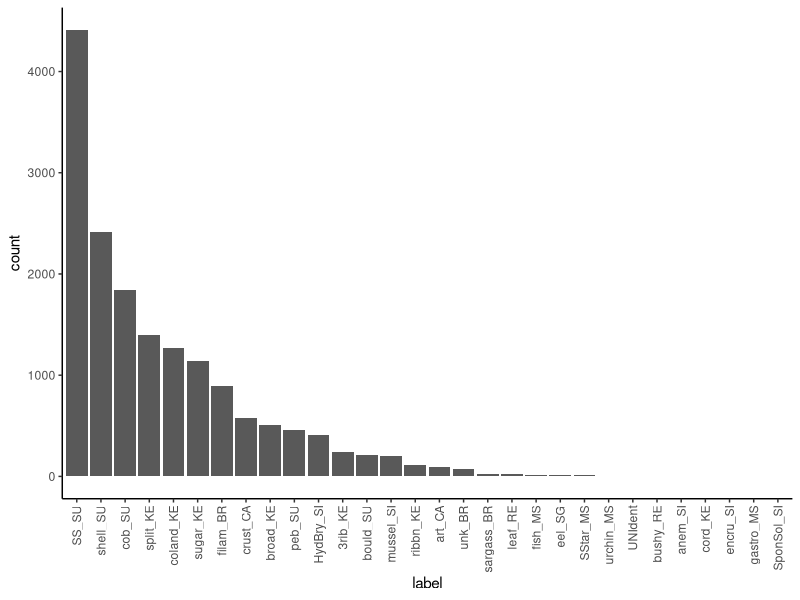
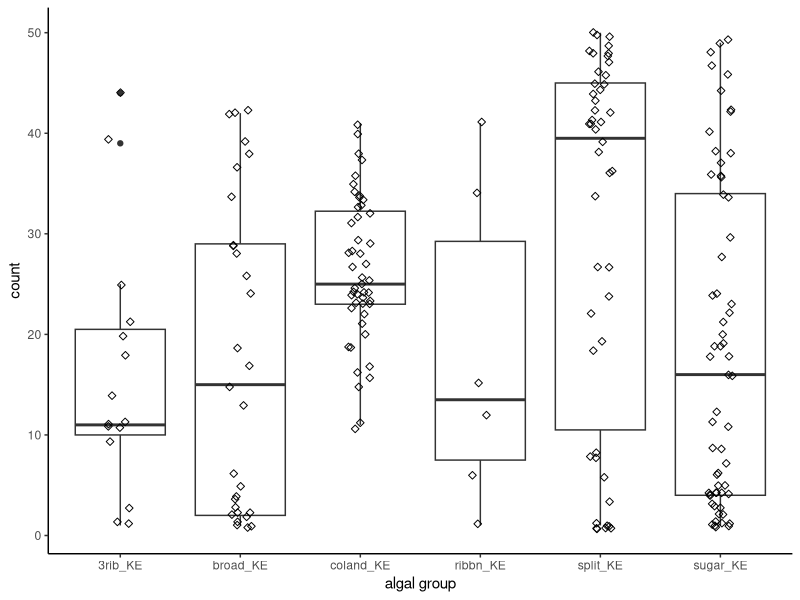
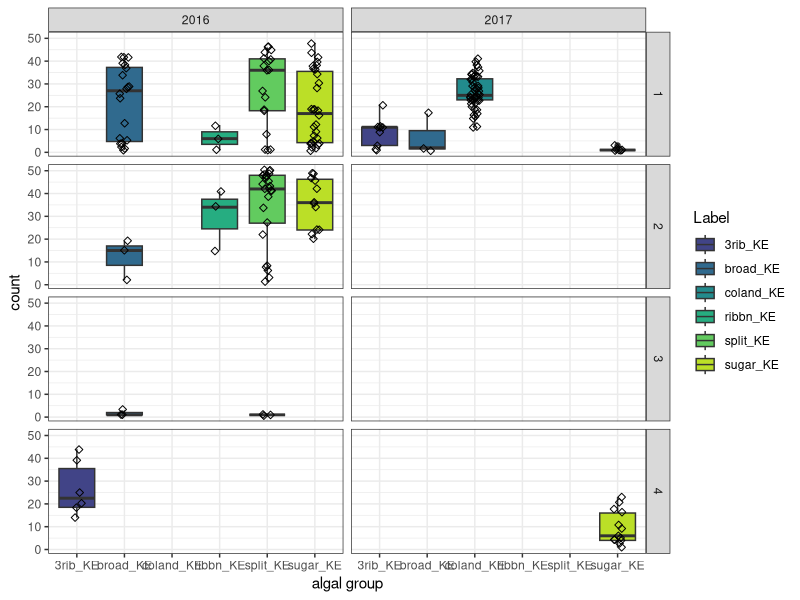
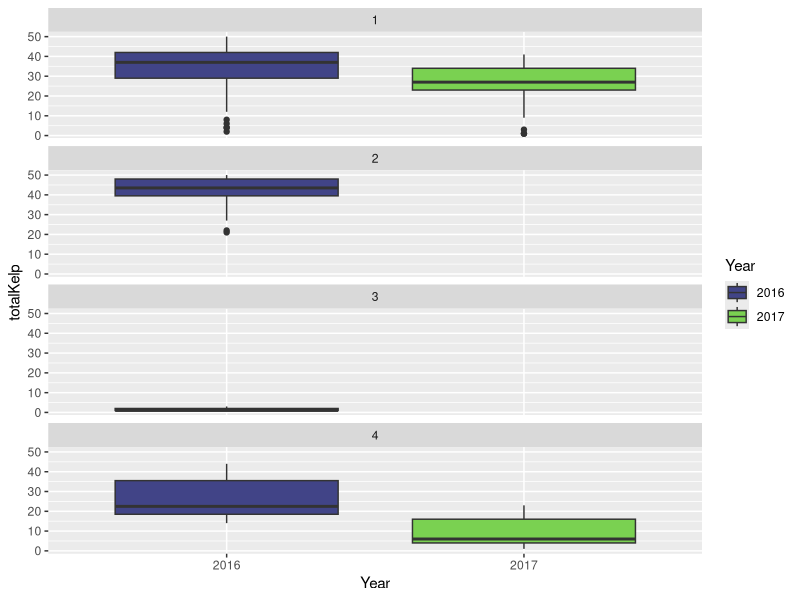
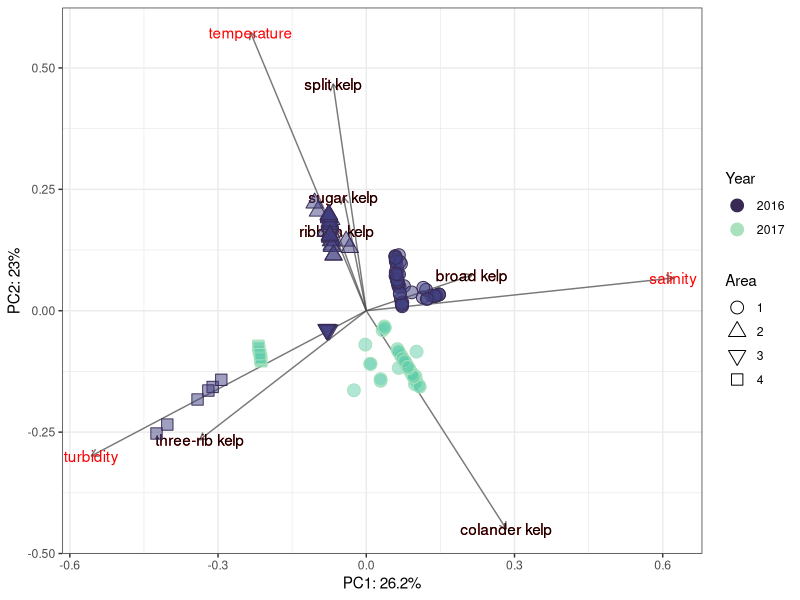
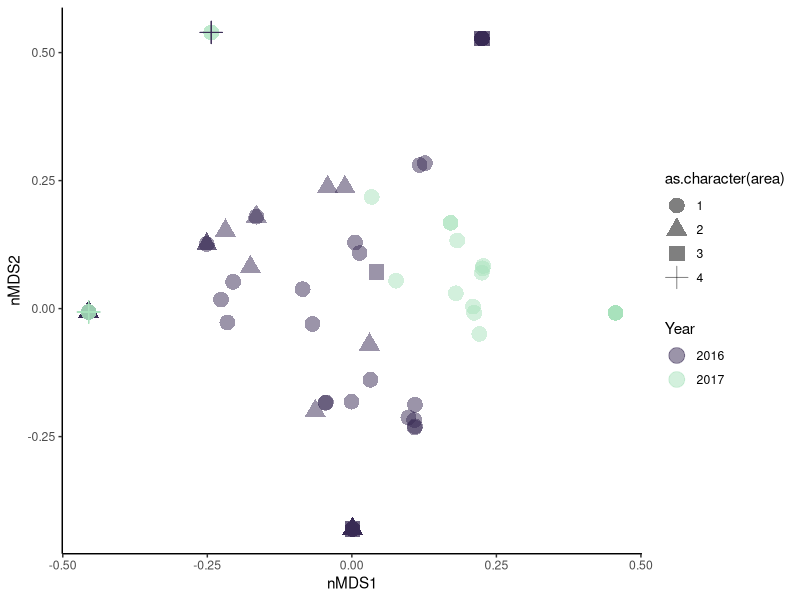
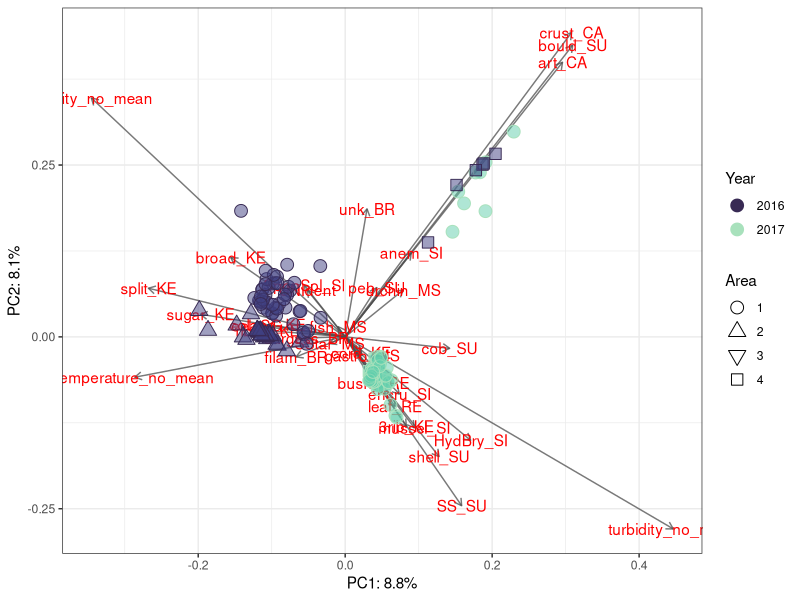
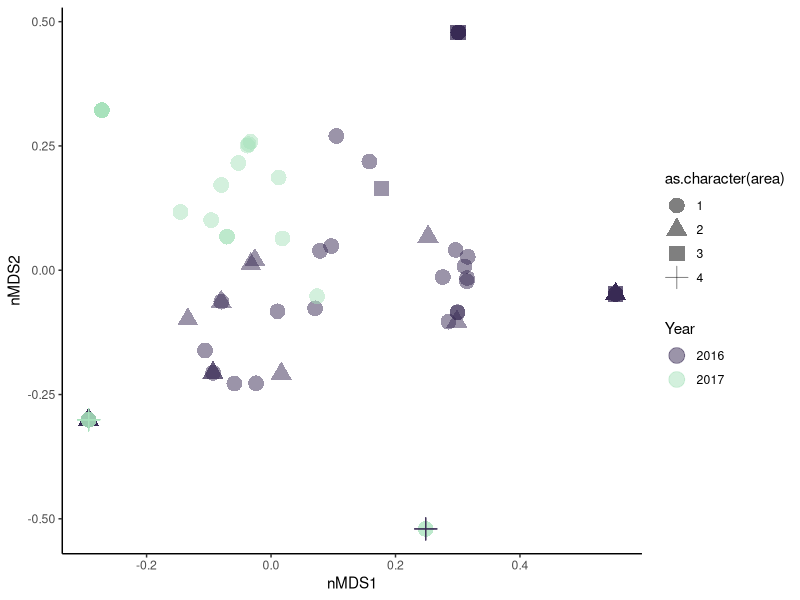

Generate these figures, in order, with R:
#+++++++++++++++++++++++++++++++++++++++++++++++++++++++++++++++++++++++++++++++
#                                                                             ##
# Coralnet Analysis                                                           ##
# Script created 202311-16                                                    ##
# Data source: Kasitsna Bay Lab - NOAA                                        ##
# R code prepared by Ross Whippo                                              ##
# Last updated 2023-11-23                                                     ##
#                                                                             ##
#+++++++++++++++++++++++++++++++++++++++++++++++++++++++++++++++++++++++++++++++

# SUMMARY:
# Code to analyze drop photo video still extracted from two years of footage
# in Kachemak Bay Alaska. Work for Abby Mish's Semester By the Bay Internship 

# Required Files (check that script is loading latest version):
# coralnetdata.csv

# Associated Scripts:
# FILE.R

# TO DO 

#+++++++++++++++++++++++++++++++++++++++++++++++++++++++++++++++++++++++++++++++
# TABLE OF CONTENTS                                                         ####
#                                                                              +
# LOAD PACKAGES                                                                +
# READ IN AND PREPARE DATA                                                     +
# MANIPULATE DATA                                                              +
#                                                                              +
#+++++++++++++++++++++++++++++++++++++++++++++++++++++++++++++++++++++++++++++++


#+++++++++++++++++++++++++++++++++++++++++++++++++++++++++++++++++++++++++++++++
# LOAD PACKAGES                                                             ####
#+++++++++++++++++++++++++++++++++++++++++++++++++++++++++++++++++++++++++++++++

library(tidyverse)
library(viridis)
library(vegan)
library(ggfortify)

#+++++++++++++++++++++++++++++++++++++++++++++++++++++++++++++++++++++++++++++++
# READ IN AND PREPARE DATA                                                  ####
#+++++++++++++++++++++++++++++++++++++++++++++++++++++++++++++++++++++++++++++++

# Import csv of coralnet annotations
coralnetdataraw <- read_csv("data/photoAnalysis/coralnetdata.csv", 
                                         col_types = cols(Latitude = col_number(), 
                                                          Longitude = col_number()))

# remove NA columns
coralnetdata <- coralnetdataraw %>%
  select_if(~!all(is.na(.))) %>%
  mutate(drop = str_sub(coralnetdataraw$Name, end = -20)) %>%
  mutate(area = case_when(drop == "KBAY_2017_07_13_GOPRO_193_clip_8.mp4" ~ 4,
                          drop == "KBAY_2017_07_13_GOPRO_194_clip_9.mp4" ~ 4,
                          drop == "KBAY_GOPR0_2016_07_20_325_clip-5.mp4" ~ 4,
                          drop == "KBAY_2016_07_14_GOPRO_341_clip-9.mp4" ~ 3,
                          drop == "KBAY_2016_07_13_512_clip-13.mp4" ~ 3,
                          drop == "KBAY_2016_07_13_634_clip-22.mp4" ~ 3,
                          drop == "KBAY_2017_07_12_GOPRO_148_clip_9.mp4" ~ 3,
                          drop == "KBAY_2017_07_12_GOPRO_146_clip_12.mp4" ~ 3,
                          drop == "KBAY_2017_07_12_GOPRO_145_clip_11.mp4" ~ 3,
                          drop == "KBAY_2016_07_10_191_clip-8.mp4" ~ 2,
                          drop == "KBAY_2016_07_10_275_clip-12.mp4" ~ 2,
                          drop == "KBAY_2016_07_10_150_clip-3.mp4" ~ 2,
                          drop == "KBAY_2017_07_18_GOPRO_964_clip_10.mp4" ~ 2,
                          drop == "KBAY_2017_07_19_GOPRO_253_clip_13.mp4" ~ 2,
                          drop == "KBAY_2017_07_19_GOPRO_251_clip_11.mp4" ~ 2,
                          drop == "KBAY_2016_07_11_181_clip-9.mp4" ~ 1,
                          drop == "KBAY_2016_07_11_143_clip-7.mp4" ~ 1,
                          drop == "KBAY_2017_07_15_GOPRO_094_clip_13.mp4" ~ 1,
                          drop == "KBAY_2017_07_15_GOPRO_083_clip_15.mp4" ~ 1,
                          drop == "KBAY_2017_07_15_GOPRO_082_clip_16.mp4" ~ 1))



# labelset from CoralNet
labelset <- read_csv("data/photoAnalysis/KBAY_labelset.csv")

# Import abiotic data
abiotic <- read_csv("data/areaMeans.csv")

# pull out year
coralnetdata$Year <- year(coralnetdata$Date)

# reshape dataset for kelp only PCA and add abiotics
coraltemp <- coralnetdata %>%
  filter(Label %in% c("split_KE", "coland_KE", "sugar_KE", "broad_KE", "3rib_KE", "ribbn_KE"))
coraltemp$seen <- 1
coralnetwide <- coraltemp %>%
  select(Name, drop, Label, area:seen) %>%
  group_by(Name, drop, Label, area, Year) %>%
  summarise(seen = sum(seen)) %>%
  ungroup() %>%
  left_join(abiotic, by = c("area", "Year")) %>%
  select(Name, drop, area, Year, Label, seen, temperature_no_mean:turbidity_no_sd) %>%
  pivot_wider(names_from = Label, values_from = seen, values_fill = 0)

# reshape for all algae and inverts
coraltemp <- coralnetdata
  coraltemp$seen <- 1
coralnetwideALL <- coraltemp %>%
    select(Name, drop, Label, area:seen) %>%
    group_by(Name, drop, Label, area, Year) %>%
    summarise(seen = sum(seen)) %>%
    ungroup() %>%
    left_join(abiotic, by = c("area", "Year")) %>%
    select(Name, drop, area, Year, Label, seen, temperature_no_mean:turbidity_no_sd) %>%
    pivot_wider(names_from = Label, values_from = seen, values_fill = 0)

#+++++++++++++++++++++++++++++++++++++++++++++++++++++++++++++++++++++++++++++++
# MANIPULATE DATA                                                           ####
#+++++++++++++++++++++++++++++++++++++++++++++++++++++++++++++++++++++++++++++++

# total number of each category observed across all photos
ggplot(coralnetdata, aes(x = forcats::fct_infreq(Label))) +
  geom_bar() +
  theme_classic() +
  labs(x="label", y="count") +
  theme(axis.text.x = element_text(angle = 90, vjust = 0.5, hjust=1))

# mean amount of kelp detected per photo
coralnetdata %>%
  filter(Label %in% c("split_KE", "coland_KE", "sugar_KE", "broad_KE", "3rib_KE", "ribbn_KE")) %>%
  group_by(Name, Label) %>%
  count(Label) %>%
ggplot(aes(x = Label, y = n)) +
  geom_boxplot() +
  geom_jitter(width = 0.1, shape = 5) +
  labs(x = "algal group", y = "count") +
  theme_classic() 

# total kelp cover by area
coralnetdata %>%
  filter(Label %in% c("split_KE", "coland_KE", "sugar_KE", "broad_KE", "3rib_KE", "ribbn_KE")) %>%
  group_by(Name, Label, area, Year) %>%
  count(Label) %>%
  summarise(kelp = sum(n)) %>%
  ggplot(aes(x = Label, y = kelp)) +
  geom_boxplot(aes(fill = Label)) +
  scale_fill_viridis(discrete = TRUE, option = "D", begin = 0.2, end = 0.9) +
  geom_jitter(width = 0.1, shape = 5) +
  labs(x = "algal group", y = "count") +
  theme_bw() +
  facet_grid(area~Year)

# total kelp observed per area per year
coralnetwide %>%
  mutate(totalKelp = rowSums(across(c(split_KE:`3rib_KE`)))) %>%
  mutate(Year = as.character(Year)) %>%
  ggplot() +
  geom_boxplot(aes(x = Year, y = totalKelp, fill = Year)) +
  scale_fill_viridis(discrete = TRUE, begin = 0.2, end = 0.8) +
  facet_wrap(.~area, nrow = 4, ncol = 1)
  




############### PCA OF KELP PREVALENCE AND ABIOTIC PARAMETERS

kelpValues <- coralnetwide[11:16]

# drop site and area
adonis2(kelpValues ~ drop + area, data = coralnetwide, method = 'altGower', na.rm = TRUE)


# run PCA
PCA_results <-  rda(coralnetwide[,c(11:16, 5, 7, 9)], scale = TRUE)
# check that axes are above the mean (per Numerical Ecology)
ev <- PCA_results$CA$eig

# extract PCA coordinates
uscores <- data.frame(PCA_results$CA$u)
uscores1 <- inner_join(rownames_to_column(coralnetwide), rownames_to_column(data.frame(uscores)), by = "rowname")
vscores <- data.frame(PCA_results$CA$v)
# extract explanatory percentages
PCA_summary <- summary(PCA_results)
PCA_import <- as.data.frame(PCA_summary[["cont"]][["importance"]])
var_explained <- PCA_import[2, 1:2]

rownames(vscores) <- c("split kelp", "sugar kelp", "broad kelp",
                       "ribbon kelp", "colander kelp", "three-rib kelp",
                       "temperature", "salinity", "turbidity")

# make final ggplot figure (Points scaled by 1.5)
ggplot(uscores1) + 
  scale_fill_viridis(discrete = TRUE, option = "G", begin = 0.3, end = 0.8, guide = guide_legend(title = "Year"), alpha = 0.5) +
  scale_color_viridis(discrete = TRUE, option = "G", begin = 0.2, end = 0.9, guide = guide_legend(title = "Year"))  +
  geom_segment(data = vscores, aes(x = 0, y = 0, xend = PC1, yend = PC2), arrow=arrow(length=unit(0.2,"cm")),
               alpha = 0.75, color = 'grey30') +
  geom_text(data = vscores, aes(x = PC1, y = PC2, label = rownames(vscores)),
            col = 'red') +
  geom_text(data = vscores[1:6,], aes(x = PC1, y= PC2, label = rownames(vscores[1:6,])),
            col = "black") +
  geom_point(aes(x = PC1*1.5, y = PC2*1.5, fill = as.character(Year), color = as.character(Year),
                 shape = as.character(area)), size = 4) +
  scale_shape_manual(values = c(21, 24, 25, 22)) +
  labs(shape = "Area") +
  theme_bw() +
  theme(strip.text.y = element_text(angle = 0)) +
  labs(x=paste0("PC1: ",round(var_explained[1]*100,1),"%"),
       y=paste0("PC2: ",round(var_explained[2]*100,1),"%"))


################### nMDS

# run the nMDS
kelp_mds <- metaMDS(kelpValues, distance = "altGower")
# extract the 'points' from the nMDS that you will plot in ggplot2
kelp_mds_points <- kelp_mds$points
# turn those plot points into a dataframe that ggplot2 can read
kelp_mds_points <- data.frame(kelp_mds_points)
# join your plot points with your summed species observations from each habitat type
plot_data <- data.frame(kelp_mds_points, coralnetwide[,c(3,4)])



# run the ggplot
ggplot(plot_data, aes(x=MDS1, y=MDS2, 
                            color = as.character(Year))) +  
  labs(x = "nMDS1", y = "nMDS2") +
  theme_classic() + 
  geom_point(size = 5, aes(shape = as.character(area)), alpha = 0.5) + 
  scale_color_viridis(discrete = TRUE, begin = 0.2, end = 0.9, option = "G", name = "Year") 


# MAKE CSV FOR ARCMAP
dropArc <- coralnetdataraw %>%
  select_if(~!all(is.na(.))) %>%
  mutate(drop = str_sub(coralnetdataraw$Name, end = -20)) %>%
  select(drop, Date, Latitude, Longitude)
dropArc$YY <- year(dropArc$Date)
dropArc <- dropArc %>%
  distinct()

write_csv(dropArc, "data/drops.csv")



############### PCA OF ALL LABEL PREVALENCE AND ABIOTIC PARAMETERS

allValues <- coralnetwideALL[11:40]

# drop site and area
adonis2(allValues ~ drop + area, data = coralnetwideALL, method = 'altGower', na.rm = TRUE)


# run PCA
PCA_results <-  rda(coralnetwideALL[,c(11:40, 5, 7, 9)], scale = TRUE)
# check that axes are above the mean (per Numerical Ecology)
ev <- PCA_results$CA$eig

# extract PCA coordinates
uscores <- data.frame(PCA_results$CA$u)
uscores1 <- inner_join(rownames_to_column(coralnetwide), rownames_to_column(data.frame(uscores)), by = "rowname")
vscores <- data.frame(PCA_results$CA$v)
# extract explanatory percentages
PCA_summary <- summary(PCA_results)
PCA_import <- as.data.frame(PCA_summary[["cont"]][["importance"]])
var_explained <- PCA_import[2, 1:2]

# make final ggplot figure (Points scaled by 1.5)
ggplot(uscores1) + 
  scale_fill_viridis(discrete = TRUE, option = "G", begin = 0.3, end = 0.8, guide = guide_legend(title = "Year"), alpha = 0.5) +
  scale_color_viridis(discrete = TRUE, option = "G", begin = 0.2, end = 0.9, guide = guide_legend(title = "Year"))  +
  geom_segment(data = vscores, aes(x = 0, y = 0, xend = PC1, yend = PC2), arrow=arrow(length=unit(0.2,"cm")),
               alpha = 0.75, color = 'grey30') +
  geom_text(data = vscores, aes(x = PC1, y = PC2, label = rownames(vscores)),
            col = 'red') +
  geom_point(aes(x = PC1*1.5, y = PC2*1.5, fill = as.character(Year), color = as.character(Year),
                 shape = as.character(area)), size = 4) +
  scale_shape_manual(values = c(21, 24, 25, 22)) +
  labs(shape = "Area") +
  theme_bw() +
  theme(strip.text.y = element_text(angle = 0)) +
  labs(x=paste0("PC1: ",round(var_explained[1]*100,1),"%"),
       y=paste0("PC2: ",round(var_explained[2]*100,1),"%"))


################### nMDS

# run the nMDS
kelp_mds <- metaMDS(kelpValues, distance = "altGower")
# extract the 'points' from the nMDS that you will plot in ggplot2
kelp_mds_points <- kelp_mds$points
# turn those plot points into a dataframe that ggplot2 can read
kelp_mds_points <- data.frame(kelp_mds_points)
# join your plot points with your summed species observations from each habitat type
plot_data <- data.frame(kelp_mds_points, coralnetwide[,c(3,4)])



# run the ggplot
ggplot(plot_data, aes(x=MDS1, y=MDS2, 
                      color = as.character(Year))) +  
  labs(x = "nMDS1", y = "nMDS2") +
  theme_classic() + 
  geom_point(size = 5, aes(shape = as.character(area)), alpha = 0.5) + 
  scale_color_viridis(discrete = TRUE, begin = 0.2, end = 0.9, option = "G", name = "Year") 


####
#<<<<<<<<<<<<<<<<<<<<<<<<<<END OF SCRIPT>>>>>>>>>>>>>>>>>>>>>>>>#

# SCRATCH PAD ####


coralnetdata$drop %>%
  setdiff(dropArc$drop)
unique(coralnetdata$drop)

coraltemp %>%
  select(area, Year) %>%
  unique()


test <- coralnetdata %>%
  filter(drop == "KBAY_2017_07_12_GOPRO_148_clip_9.mp4")
unique(test$Label)

test <- coralnetdata %>%
  filter(area %in% c(2,3) & Year == "2017")
unique(test$Label)
